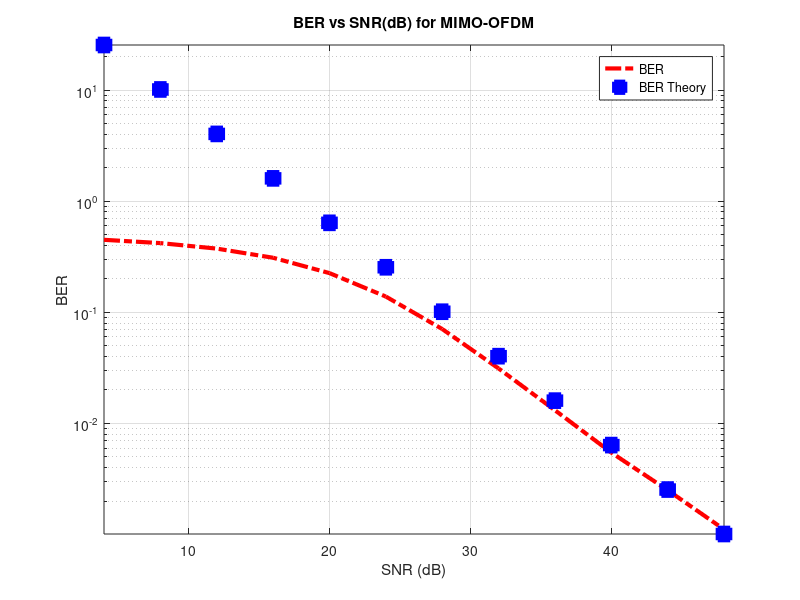

This figure's MATLAB source:
%% MIMO OFDM Technology

clc;
close all; 
clear all;

Nsub = 256;
Ncp = round(Nsub/4);
nBlocks = 100;
L=2;
r=2;
t=2;
EbdB = [1:4:45];
Eb=10.^(EbdB/10);
No=1;
SNR=2*Eb/No;
SNRdB=10*log10(SNR);
BER = zeros(size(SNRdB));
BERt = zeros(size(SNRdB));

for bx = 1:nBlocks
    ChNoise = sqrt(No/2)*(randn(r,L+Nsub +Ncp-1)+1j*(randn(r,L+Nsub+Ncp-1)));
    H = 1/sqrt(2)*(randn(r,L,t)+1j*(randn(r,L,t)));
    BitsI = randi([0,1],[t,Nsub]);
    BitsQ = randi([0,1],[t,Nsub]);
    Sym = (2*BitsI -1)+1j*(2*BitsQ-1);
    Hfft = zeros(r,Nsub,t);
    for tx =1:t
        Hfft(:,:,tx) = fft([H(:,:,tx),zeros(r,Nsub-L)],[],2);
    end
    
    for K =1:length(SNRdB)
        LoadedSym = sqrt(Eb(K))*Sym;
        TxSamples = ifft(LoadedSym,[],2);
        TxSamCp = [TxSamples(:,Nsub-Ncp+1:Nsub),TxSamples];
        RxSamCp =zeros(r,L+Nsub+Ncp -1);
        
        for rx =1:r
            for tx =1:t
                RxSamCp(rx,:) = RxSamCp(rx,:) + conv(H(rx,:,tx),TxSamCp(tx,:));
            end
        end
        
        RxSamCp = RxSamCp + ChNoise;
        RxSamples = RxSamCp(:,Ncp+1:Ncp+Nsub);
        RxSym = fft(RxSamples,[],2);
        
        for nx =1:Nsub
            Hsub = squeeze(Hfft(:,nx,:));
            ZFout = pinv(Hsub)*RxSym(:,nx);
            DecBitsI_ZF = (real(ZFout)>0);
            DecBitsQ_ZF = (imag(ZFout)>0);
            BER(K) = BER(K) + sum(sum(DecBitsI_ZF~=BitsI(:,nx)))+sum(sum(DecBitsQ_ZF~=BitsQ(:,nx)));
        end
    end
end


BER = BER/nBlocks/Nsub/t/2;
SNReff = SNR*L/Nsub;
L = r-t+1;
BERt = nchoosek(2*L-1, L)/2^L./SNReff.^L;

semilogy(SNRdB,BER,'r -. ','linewidth',3.0,'MarkerFaceColor','r','MarkerSize',9.0);
hold on;
semilogy(SNRdB,BERt,'b  s','linewidth',3.0,'MarkerFaceColor','b','MarkerSize',9.0);
axis tight;
grid on;
legend('BER','BER Theory')
xlabel('SNR (dB)');
ylabel('BER');
title('BER vs SNR(dB) for MIMO-OFDM');

